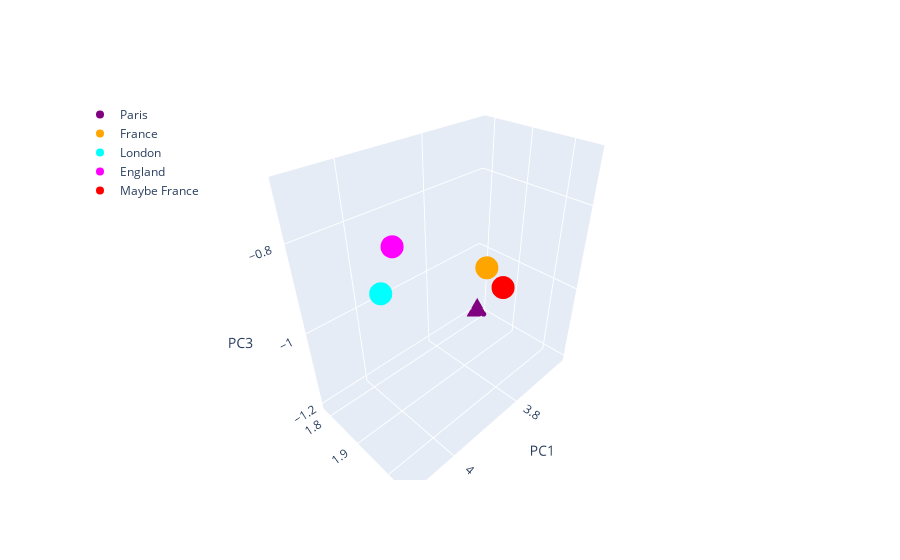

Source (notebook cell):
### Code cell
import plotly.graph_objs as go

trace_paris = go.Scatter3d(
    x=[paris_3[0, 0]], y=[paris_3[0, 1]], z=[paris_3[0, 2]],
    mode='markers', marker=dict(size=8, color='purple'), name='Paris'
)
trace_france = go.Scatter3d(
    x=[france_3[0, 0]], y=[france_3[0, 1]], z=[france_3[0, 2]],
    mode='markers', marker=dict(size=8, color='orange'), name='France'
)
trace_london = go.Scatter3d(
    x=[london_3[0, 0]], y=[london_3[0, 1]], z=[london_3[0, 2]],
    mode='markers', marker=dict(size=8, color='cyan'), name='London'
)
trace_england = go.Scatter3d(
    x=[england_3[0, 0]], y=[england_3[0, 1]], z=[england_3[0, 2]],
    mode='markers', marker=dict(size=8, color='magenta'), name='England'
)
trace_vielleicht_frankreich = go.Scatter3d(
    x=[vielleicht_frankreich_3[0, 0]], y=[vielleicht_frankreich_3[0, 1]], z=[vielleicht_frankreich_3[0, 2]],
    mode='markers', marker=dict(size=8, color='red'), name='Maybe France'
)

layout = go.Layout(
    scene=dict(
        xaxis_title='PC1',
        yaxis_title='PC2',
        zaxis_title='PC3'
    ),
    legend=dict(x=0, y=1)
)

fig_plotly = go.Figure(data=[
    trace_paris,
    trace_france,
    trace_london,
    trace_england,
    trace_vielleicht_frankreich
], layout=layout)

fig_plotly.show()

### Figure 1 — Plotly figure (JSON) as saved in the notebook; plotly's stock layout.template omitted (floating-point values rounded to 4 significant figures)
{"data": [{"marker": {"color": "purple", "size": 8}, "mode": "markers", "name": "Paris", "type": "scatter3d", "x": [3.629], "y": [1.78], "z": [-1.201]}, {"marker": {"color": "orange", "size": 8}, "mode": "markers", "name": "France", "type": "scatter3d", "x": [3.849], "y": [1.993], "z": [-0.8686]}, {"marker": {"color": "cyan", "size": 8}, "mode": "markers", "name": "London", "type": "scatter3d", "x": [4.029], "y": [1.907], "z": [-0.8801]}, {"marker": {"color": "magenta", "size": 8}, "mode": "markers", "name": "England", "type": "scatter3d", "x": [4.104], "y": [2.052], "z": [-0.6974]}, {"marker": {"color": "red", "size": 8}, "mode": "markers", "name": "Maybe France", "type": "scatter3d", "x": [3.704], "y": [1.924], "z": [-1.019]}], "layout": {"legend": {"x": 0, "y": 1}, "scene": {"xaxis": {"title": {"text": "PC1"}}, "yaxis": {"title": {"text": "PC2"}}, "zaxis": {"title": {"text": "PC3"}}}}}
